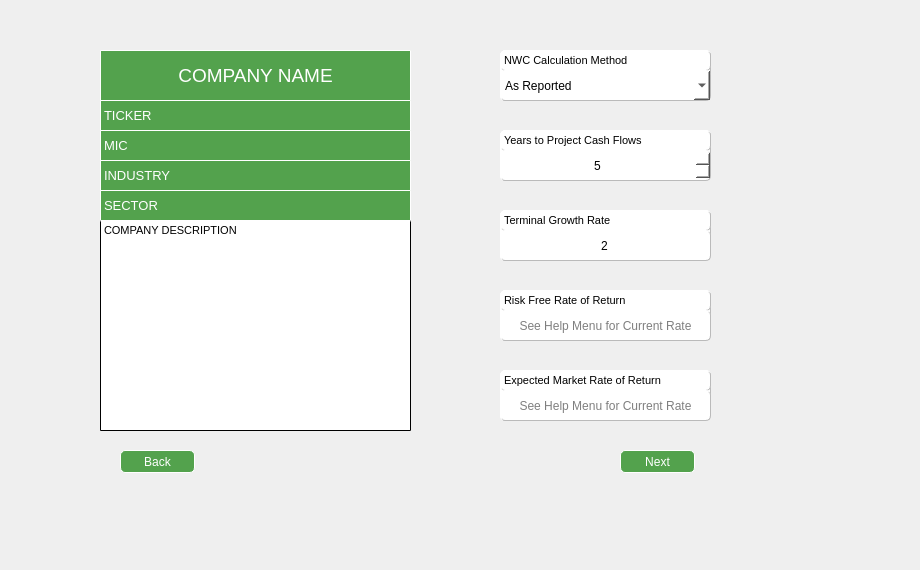
    <widget class="QWidget" name="input_page">
     <widget class="QLabel" name="bg_img">
      <property name="geometry">
       <rect>
        <x>-10</x>
        <y>0</y>
        <width>911</width>
        <height>561</height>
       </rect>
      </property>
      <property name="text">
       <string/>
      </property>
      <property name="pixmap">
       <pixmap>../imgs/bg_img.png</pixmap>
      </property>
      <property name="scaledContents">
       <bool>true</bool>
      </property>
     </widget>
     <widget class="QPushButton" name="back_button">
      <property name="geometry">
       <rect>
        <x>120</x>
        <y>450</y>
        <width>75</width>
        <height>23</height>
       </rect>
      </property>
      <property name="focusPolicy">
       <enum>Qt::ClickFocus</enum>
      </property>
      <property name="statusTip">
       <string>Last Page</string>
      </property>
      <property name="styleSheet">
       <string notr="true">background-color: rgb(83, 162, 77);
selection-background-color: rgb(255, 255, 255);
border-style: outset;
border-color: rgb(255, 255, 255);
border-width: 1px;
border-radius: 5px;
color: rgb(255, 255, 255);
</string>
      </property>
      <property name="text">
       <string>Back</string>
      </property>
      <property name="shortcut">
       <string>Left</string>
      </property>
      <property name="checkable">
       <bool>false</bool>
      </property>
     </widget>
     <widget class="QPushButton" name="next_button_2">
      <property name="geometry">
       <rect>
        <x>620</x>
        <y>450</y>
        <width>75</width>
        <height>23</height>
       </rect>
      </property>
      <property name="focusPolicy">
       <enum>Qt::ClickFocus</enum>
      </property>
      <property name="statusTip">
       <string>Next Page</string>
      </property>
      <property name="styleSheet">
       <string notr="true">background-color: rgb(83, 162, 77);
selection-background-color: rgb(255, 255, 255);
border-style: outset;
border-color: rgb(255, 255, 255);
border-width: 1px;
border-radius: 5px;
color: rgb(255, 255, 255);
</string>
      </property>
      <property name="text">
       <string>Next</string>
      </property>
      <property name="shortcut">
       <string>Return</string>
      </property>
      <property name="checkable">
       <bool>false</bool>
      </property>
     </widget>
     <widget class="QLabel" name="company_name_label">
      <property name="geometry">
       <rect>
        <x>100</x>
        <y>50</y>
        <width>311</width>
        <height>51</height>
       </rect>
      </property>
      <property name="font">
       <font>
        <family>Segoe UI</family>
        <pointsize>14</pointsize>
       </font>
      </property>
      <property name="statusTip">
       <string>Company Name</string>
      </property>
      <property name="styleSheet">
       <string notr="true">background-color: rgb(83, 162, 77);
border-color: rgb(255, 255, 255);
border-width: 1px;
border-radius: 1px;
border-style: outset;
color: rgb(255, 255, 255);</string>
      </property>
      <property name="text">
       <string>COMPANY NAME</string>
      </property>
      <property name="alignment">
       <set>Qt::AlignCenter</set>
      </property>
     </widget>
     <widget class="QLabel" name="company_mic_label">
      <property name="geometry">
       <rect>
        <x>100</x>
        <y>130</y>
        <width>311</width>
        <height>31</height>
       </rect>
      </property>
      <property name="font">
       <font>
        <family>Segoe UI</family>
        <pointsize>10</pointsize>
       </font>
      </property>
      <property name="statusTip">
       <string>Company MIC</string>
      </property>
      <property name="styleSheet">
       <string notr="true">background-color: rgb(83, 162, 77);
border-color: rgb(255, 255, 255);
border-width: 1px;
border-radius: 1px;
border-style: outset;
color: rgb(255, 255, 255);</string>
      </property>
      <property name="text">
       <string>MIC</string>
      </property>
     </widget>
     <widget class="QLabel" name="company_ticker_label">
      <property name="geometry">
       <rect>
        <x>100</x>
        <y>100</y>
        <width>311</width>
        <height>31</height>
       </rect>
      </property>
      <property name="font">
       <font>
        <family>Segoe UI</family>
        <pointsize>10</pointsize>
       </font>
      </property>
      <property name="statusTip">
       <string>Company Ticker</string>
      </property>
      <property name="styleSheet">
       <string notr="true">background-color: rgb(83, 162, 77);
border-color: rgb(255, 255, 255);
border-width: 1px;
border-radius: 1px;
border-style: outset;
color: rgb(255, 255, 255);</string>
      </property>
      <property name="text">
       <string>TICKER</string>
      </property>
     </widget>
     <widget class="QLabel" name="company_Industry_label">
      <property name="geometry">
       <rect>
        <x>100</x>
        <y>160</y>
        <width>311</width>
        <height>31</height>
       </rect>
      </property>
      <property name="font">
       <font>
        <family>Segoe UI</family>
        <pointsize>10</pointsize>
       </font>
      </property>
      <property name="statusTip">
       <string>Company Industry</string>
      </property>
      <property name="styleSheet">
       <string notr="true">background-color: rgb(83, 162, 77);
border-color: rgb(255, 255, 255);
border-width: 1px;
border-radius: 1px;
border-style: outset;
color: rgb(255, 255, 255);</string>
      </property>
      <property name="text">
       <string>INDUSTRY</string>
      </property>
     </widget>
     <widget class="QLabel" name="company_sector_label">
      <property name="geometry">
       <rect>
        <x>100</x>
        <y>190</y>
        <width>311</width>
        <height>31</height>
       </rect>
      </property>
      <property name="font">
       <font>
        <family>Segoe UI</family>
        <pointsize>10</pointsize>
       </font>
      </property>
      <property name="statusTip">
       <string>Company Sector</string>
      </property>
      <property name="styleSheet">
       <string notr="true">background-color: rgb(83, 162, 77);
border-color: rgb(255, 255, 255);
border-width: 1px;
border-radius: 1px;
border-style: outset;
color: rgb(255, 255, 255);</string>
      </property>
      <property name="text">
       <string>SECTOR</string>
      </property>
     </widget>
     <widget class="QLabel" name="company_description_label">
      <property name="geometry">
       <rect>
        <x>100</x>
        <y>220</y>
        <width>311</width>
        <height>211</height>
       </rect>
      </property>
      <property name="font">
       <font>
        <family>Segoe UI</family>
        <pointsize>8</pointsize>
       </font>
      </property>
      <property name="statusTip">
       <string>Company Description</string>
      </property>
      <property name="styleSheet">
       <string notr="true">background-color: rgb(255, 255, 255);
border-color: rgb(0, 0, 0);
border-top-color: rgb(255, 255, 255);
border-width: 1px;
border-radius: 1px;
border-style: outset;</string>
      </property>
      <property name="text">
       <string>COMPANY DESCRIPTION</string>
      </property>
      <property name="alignment">
       <set>Qt::AlignLeading|Qt::AlignLeft|Qt::AlignTop</set>
      </property>
      <property name="wordWrap">
       <bool>true</bool>
      </property>
     </widget>
     <widget class="QFrame" name="frame">
      <property name="geometry">
       <rect>
        <x>500</x>
        <y>50</y>
        <width>211</width>
        <height>51</height>
       </rect>
      </property>
      <property name="styleSheet">
       <string notr="true">border-radius: 5px;
border-color: rgb(186, 186, 186);
border-width: 0.5px;
border-style: outset;
background-color: rgb(255, 255, 255);</string>
      </property>
      <property name="frameShape">
       <enum>QFrame::StyledPanel</enum>
      </property>
      <property name="frameShadow">
       <enum>QFrame::Raised</enum>
      </property>
      <widget class="QLabel" name="nwc_label">
       <property name="geometry">
        <rect>
         <x>0</x>
         <y>0</y>
         <width>211</width>
         <height>21</height>
        </rect>
       </property>
       <property name="font">
        <font>
         <family>Segoe UI</family>
         <pointsize>8</pointsize>
        </font>
       </property>
       <property name="statusTip">
        <string>NWC Calculation Method</string>
       </property>
       <property name="styleSheet">
        <string notr="true">background-color: rgb(255, 255, 255);</string>
       </property>
       <property name="text">
        <string>NWC Calculation Method</string>
       </property>
       <property name="alignment">
        <set>Qt::AlignBottom|Qt::AlignLeading|Qt::AlignLeft</set>
       </property>
       <property name="wordWrap">
        <bool>true</bool>
       </property>
      </widget>
      <widget class="QComboBox" name="nwc_combobox">
       <property name="geometry">
        <rect>
         <x>0</x>
         <y>20</y>
         <width>211</width>
         <height>31</height>
        </rect>
       </property>
       <property name="font">
        <font>
         <family>Segoe UI</family>
        </font>
       </property>
       <property name="statusTip">
        <string>NWC Calculation Method Selection</string>
       </property>
       <property name="styleSheet">
        <string notr="true">background-color: rgb(255, 255, 255);
drop-down-border: 0px;
</string>
       </property>
       <item>
        <property name="text">
         <string>As Reported</string>
        </property>
       </item>
       <item>
        <property name="text">
         <string>(TCA-Cash)-(TCL-Debt)</string>
        </property>
       </item>
       <item>
        <property name="text">
         <string>A/R+Inventories-A/P</string>
        </property>
       </item>
       <item>
        <property name="text">
         <string>TCA-TCL</string>
        </property>
       </item>
      </widget>
     </widget>
     <widget class="QFrame" name="frame_2">
      <property name="geometry">
       <rect>
        <x>500</x>
        <y>130</y>
        <width>211</width>
        <height>51</height>
       </rect>
      </property>
      <property name="styleSheet">
       <string notr="true">border-radius: 5px;
border-color: rgb(186, 186, 186);
border-width: 0.5px;
border-style: outset;
background-color: rgb(255, 255, 255);</string>
      </property>
      <property name="frameShape">
       <enum>QFrame::StyledPanel</enum>
      </property>
      <property name="frameShadow">
       <enum>QFrame::Raised</enum>
      </property>
      <widget class="QLabel" name="proj_years_label">
       <property name="geometry">
        <rect>
         <x>0</x>
         <y>0</y>
         <width>211</width>
         <height>21</height>
        </rect>
       </property>
       <property name="font">
        <font>
         <family>Segoe UI</family>
         <pointsize>8</pointsize>
        </font>
       </property>
       <property name="statusTip">
        <string>Years to Project Cash Flows</string>
       </property>
       <property name="styleSheet">
        <string notr="true">background-color: rgb(255, 255, 255);</string>
       </property>
       <property name="text">
        <string>Years to Project Cash Flows</string>
       </property>
       <property name="alignment">
        <set>Qt::AlignBottom|Qt::AlignLeading|Qt::AlignLeft</set>
       </property>
       <property name="wordWrap">
        <bool>true</bool>
       </property>
      </widget>
      <widget class="QSpinBox" name="proj_years_spinbox">
       <property name="geometry">
        <rect>
         <x>0</x>
         <y>20</y>
         <width>211</width>
         <height>31</height>
        </rect>
       </property>
       <property name="font">
        <font>
         <family>Segoe UI</family>
        </font>
       </property>
       <property name="statusTip">
        <string>Years to Project Cash Flows Selection</string>
       </property>
       <property name="styleSheet">
        <string notr="true">border-radius: 5px;
border-color: rgb(186, 186, 186);
border-width: 0.5px;
border-style: outset;
background-color: rgb(255, 255, 255);</string>
       </property>
       <property name="alignment">
        <set>Qt::AlignCenter</set>
       </property>
       <property name="singleStep">
        <number>5</number>
       </property>
       <property name="value">
        <number>5</number>
       </property>
      </widget>
     </widget>
     <widget class="QFrame" name="frame_3">
      <property name="geometry">
       <rect>
        <x>500</x>
        <y>290</y>
        <width>211</width>
        <height>51</height>
       </rect>
      </property>
      <property name="styleSheet">
       <string notr="true">border-radius: 5px;
border-color: rgb(186, 186, 186);
border-width: 0.5px;
border-style: outset;
background-color: rgb(255, 255, 255);</string>
      </property>
      <property name="frameShape">
       <enum>QFrame::StyledPanel</enum>
      </property>
      <property name="frameShadow">
       <enum>QFrame::Raised</enum>
      </property>
      <widget class="QLabel" name="risk_free_rate_label">
       <property name="geometry">
        <rect>
         <x>0</x>
         <y>0</y>
         <width>211</width>
         <height>21</height>
        </rect>
       </property>
       <property name="font">
        <font>
         <family>Segoe UI</family>
         <pointsize>8</pointsize>
        </font>
       </property>
       <property name="statusTip">
        <string>Risk Free Rate of Return</string>
       </property>
       <property name="styleSheet">
        <string notr="true">background-color: rgb(255, 255, 255);</string>
       </property>
       <property name="text">
        <string>Risk Free Rate of Return </string>
       </property>
       <property name="alignment">
        <set>Qt::AlignBottom|Qt::AlignLeading|Qt::AlignLeft</set>
       </property>
       <property name="wordWrap">
        <bool>true</bool>
       </property>
      </widget>
      <widget class="QLineEdit" name="risk_free_rate_input">
       <property name="geometry">
        <rect>
         <x>0</x>
         <y>20</y>
         <width>211</width>
         <height>31</height>
        </rect>
       </property>
       <property name="font">
        <font>
         <family>Segoe UI</family>
        </font>
       </property>
       <property name="statusTip">
        <string>Risk Free Rateof Return Input</string>
       </property>
       <property name="styleSheet">
        <string notr="true">border-radius: 5px;
border-color: rgb(186, 186, 186);
border-width: 0.5px;
border-style: outset;
background-color: rgb(255, 255, 255);</string>
       </property>
       <property name="alignment">
        <set>Qt::AlignCenter</set>
       </property>
       <property name="placeholderText">
        <string>See Help Menu for Current Rate</string>
       </property>
      </widget>
     </widget>
     <widget class="QFrame" name="frame_4">
      <property name="geometry">
       <rect>
        <x>500</x>
        <y>210</y>
        <width>211</width>
        <height>51</height>
       </rect>
      </property>
      <property name="styleSheet">
       <string notr="true">border-radius: 5px;
border-color: rgb(186, 186, 186);
border-width: 0.5px;
border-style: outset;
background-color: rgb(255, 255, 255);</string>
      </property>
      <property name="frameShape">
       <enum>QFrame::StyledPanel</enum>
      </property>
      <property name="frameShadow">
       <enum>QFrame::Raised</enum>
      </property>
      <widget class="QLabel" name="terminal_growth_label">
       <property name="geometry">
        <rect>
         <x>0</x>
         <y>0</y>
         <width>211</width>
         <height>21</height>
        </rect>
       </property>
       <property name="font">
        <font>
         <family>Segoe UI</family>
         <pointsize>8</pointsize>
        </font>
       </property>
       <property name="statusTip">
        <string>Terminal Growth</string>
       </property>
       <property name="styleSheet">
        <string notr="true">background-color: rgb(255, 255, 255);</string>
       </property>
       <property name="text">
        <string>Terminal Growth Rate</string>
       </property>
       <property name="alignment">
        <set>Qt::AlignBottom|Qt::AlignLeading|Qt::AlignLeft</set>
       </property>
       <property name="wordWrap">
        <bool>true</bool>
       </property>
      </widget>
      <widget class="QLineEdit" name="terminal_growth_input">
       <property name="geometry">
        <rect>
         <x>0</x>
         <y>20</y>
         <width>211</width>
         <height>31</height>
        </rect>
       </property>
       <property name="font">
        <font>
         <family>Segoe UI</family>
        </font>
       </property>
       <property name="statusTip">
        <string>Terminal Growth Input</string>
       </property>
       <property name="styleSheet">
        <string notr="true">border-radius: 5px;
border-color: rgb(186, 186, 186);
border-width: 0.5px;
border-style: outset;
background-color: rgb(255, 255, 255);</string>
       </property>
       <property name="text">
        <string>2</string>
       </property>
       <property name="alignment">
        <set>Qt::AlignCenter</set>
       </property>
       <property name="placeholderText">
        <string/>
       </property>
      </widget>
     </widget>
     <widget class="QFrame" name="frame_5">
      <property name="geometry">
       <rect>
        <x>500</x>
        <y>370</y>
        <width>211</width>
        <height>51</height>
       </rect>
      </property>
      <property name="styleSheet">
       <string notr="true">border-radius: 5px;
border-color: rgb(186, 186, 186);
border-width: 0.5px;
border-style: outset;
background-color: rgb(255, 255, 255);</string>
      </property>
      <property name="frameShape">
       <enum>QFrame::StyledPanel</enum>
      </property>
      <property name="frameShadow">
       <enum>QFrame::Raised</enum>
      </property>
      <widget class="QLabel" name="market_return_label">
       <property name="geometry">
        <rect>
         <x>0</x>
         <y>0</y>
         <width>211</width>
         <height>21</height>
        </rect>
       </property>
       <property name="font">
        <font>
         <family>Segoe UI</family>
         <pointsize>8</pointsize>
        </font>
       </property>
       <property name="statusTip">
        <string>Expected Market Rate of Return</string>
       </property>
       <property name="styleSheet">
        <string notr="true">background-color: rgb(255, 255, 255);</string>
       </property>
       <property name="text">
        <string>Expected Market Rate of Return</string>
       </property>
       <property name="alignment">
        <set>Qt::AlignBottom|Qt::AlignLeading|Qt::AlignLeft</set>
       </property>
       <property name="wordWrap">
        <bool>true</bool>
       </property>
      </widget>
      <widget class="QLineEdit" name="market_return_input">
       <property name="geometry">
        <rect>
         <x>0</x>
         <y>20</y>
         <width>211</width>
         <height>31</height>
        </rect>
       </property>
       <property name="font">
        <font>
         <family>Segoe UI</family>
        </font>
       </property>
       <property name="statusTip">
        <string>Expected Market Rate of Return Input</string>
       </property>
       <property name="styleSheet">
        <string notr="true">border-radius: 5px;
border-color: rgb(186, 186, 186);
border-width: 0.5px;
border-style: outset;
background-color: rgb(255, 255, 255);</string>
       </property>
       <property name="alignment">
        <set>Qt::AlignCenter</set>
       </property>
       <property name="placeholderText">
        <string>See Help Menu for Current Rate</string>
       </property>
      </widget>
     </widget>
    </widget>
